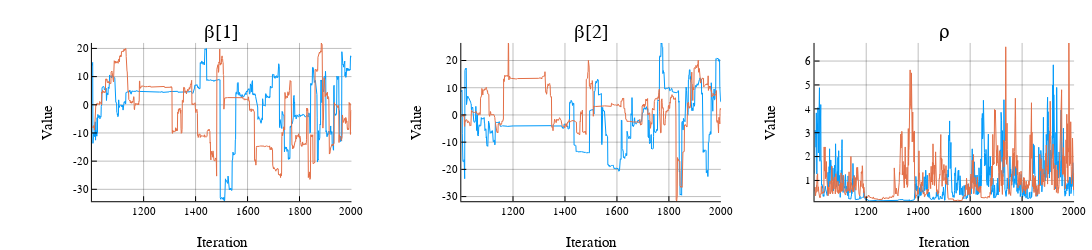
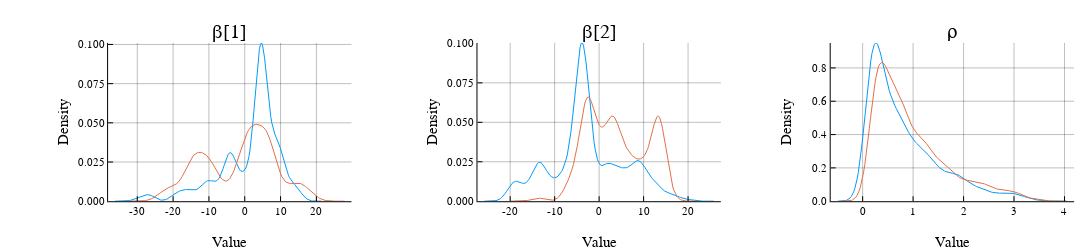

These figures' notebook cell, in order:
### Code cell
plot(sim)

### Figure 1 — Plotly figure (JSON) as saved in the notebook; plotly's stock layout.template omitted (floating-point values rounded to 4 significant figures; data arrays with more than 128 entries replaced by an {"elided": "..."} marker saying what was removed)
{"data": [{"colorbar": {"title": ""}, "legendgroup": "1", "line": {"color": "rgba(0, 154, 250, 1.000)", "dash": "solid", "shape": "linear", "width": 1}, "mode": "lines", "name": "1", "showlegend": true, "type": "scatter", "x": {"elided": "1000 int values"}, "xaxis": "x1", "y": {"elided": "1000 float values"}, "yaxis": "y1", "zmax": null, "zmin": null}, {"colorbar": {"title": ""}, "legendgroup": "2", "line": {"color": "rgba(227, 111, 71, 1.000)", "dash": "solid", "shape": "linear", "width": 1}, "mode": "lines", "name": "2", "showlegend": true, "type": "scatter", "x": {"elided": "1000 int values"}, "xaxis": "x1", "y": {"elided": "1000 float values"}, "yaxis": "y1", "zmax": null, "zmin": null}, {"colorbar": {"title": ""}, "legendgroup": "1", "line": {"color": "rgba(0, 154, 250, 1.000)", "dash": "solid", "shape": "linear", "width": 1}, "mode": "lines", "name": "1", "showlegend": true, "type": "scatter", "x": {"elided": "1000 int values"}, "xaxis": "x2", "y": {"elided": "1000 float values"}, "yaxis": "y2", "zmax": null, "zmin": null}, {"colorbar": {"title": ""}, "legendgroup": "2", "line": {"color": "rgba(227, 111, 71, 1.000)", "dash": "solid", "shape": "linear", "width": 1}, "mode": "lines", "name": "2", "showlegend": true, "type": "scatter", "x": {"elided": "1000 int values"}, "xaxis": "x2", "y": {"elided": "1000 float values"}, "yaxis": "y2", "zmax": null, "zmin": null}, {"colorbar": {"title": ""}, "legendgroup": "1", "line": {"color": "rgba(0, 154, 250, 1.000)", "dash": "solid", "shape": "linear", "width": 1}, "mode": "lines", "name": "1", "showlegend": true, "type": "scatter", "x": {"elided": "1000 int values"}, "xaxis": "x3", "y": {"elided": "1000 float values"}, "yaxis": "y3", "zmax": null, "zmin": null}, {"colorbar": {"title": ""}, "legendgroup": "2", "line": {"color": "rgba(227, 111, 71, 1.000)", "dash": "solid", "shape": "linear", "width": 1}, "mode": "lines", "name": "2", "showlegend": true, "type": "scatter", "x": {"elided": "1000 int values"}, "xaxis": "x3", "y": {"elided": "1000 float values"}, "yaxis": "y3", "zmax": null, "zmin": null}], "layout": {"annotations": [{"font": {"color": "rgba(0, 0, 0, 1.000)", "family": "sans-serif", "size": 20}, "rotation": 0, "showarrow": false, "text": "β[1]", "x": 0.203, "xanchor": "center", "xref": "paper", "y": 1, "yanchor": "top", "yref": "paper"}, {"font": {"color": "rgba(0, 0, 0, 1.000)", "family": "sans-serif", "size": 20}, "rotation": 0, "showarrow": false, "text": "β[2]", "x": 0.5413, "xanchor": "center", "xref": "paper", "y": 1, "yanchor": "top", "yref": "paper"}, {"font": {"color": "rgba(0, 0, 0, 1.000)", "family": "sans-serif", "size": 20}, "rotation": 0, "showarrow": false, "text": "ρ", "x": 0.8647, "xanchor": "center", "xref": "paper", "y": 1, "yanchor": "top", "yref": "paper"}], "height": 250, "margin": {"b": 20, "l": 0, "r": 0, "t": 20}, "paper_bgcolor": "rgba(255, 255, 255, 1.000)", "plot_bgcolor": "rgba(255, 255, 255, 1.000)", "showlegend": false, "width": 1200, "xaxis1": {"anchor": "y1", "domain": [0.08417, 0.3219], "gridcolor": "rgba(0, 0, 0, 0.500)", "gridwidth": 0.5, "linecolor": "rgba(0, 0, 0, 1.000)", "mirror": false, "range": [1001, 2000], "showgrid": true, "showline": true, "showticklabels": true, "tickangle": 0, "tickcolor": "rgb(0, 0, 0)", "tickfont": {"color": "rgba(0, 0, 0, 1.000)", "family": "sans-serif", "size": 11}, "tickmode": "array", "ticks": "inside", "ticktext": ["1200", "1400", "1600", "1800", "2000"], "tickvals": [1200, 1400, 1600, 1800, 2000], "title": "Iteration\n", "titlefont": {"color": "rgba(0, 0, 0, 1.000)", "family": "sans-serif", "size": 15}, "type": "-", "visible": true, "zeroline": false, "zerolinecolor": "rgba(0, 0, 0, 1.000)"}, "xaxis2": {"anchor": "y2", "domain": [0.4224, 0.6601], "gridcolor": "rgba(0, 0, 0, 0.500)", "gridwidth": 0.5, "linecolor": "rgba(0, 0, 0, 1.000)", "mirror": false, "range": [1001, 2000], "showgrid": true, "showline": true, "showticklabels": true, "tickangle": 0, "tickcolor": "rgb(0, 0, 0)", "tickfont": {"color": "rgba(0, 0, 0, 1.000)", "family": "sans-serif", "size": 11}, "tickmode": "array", "ticks": "inside", "ticktext": ["1200", "1400", "1600", "1800", "2000"], "tickvals": [1200, 1400, 1600, 1800, 2000], "title": "Iteration\n", "titlefont": {"color": "rgba(0, 0, 0, 1.000)", "family": "sans-serif", "size": 15}, "type": "-", "visible": true, "zeroline": false, "zerolinecolor": "rgba(0, 0, 0, 1.000)"}, "xaxis3": {"anchor": "y3", "domain": [0.7459, 0.9836], "gridcolor": "rgba(0, 0, 0, 0.500)", "gridwidth": 0.5, "linecolor": "rgba(0, 0, 0, 1.000)", "mirror": false, "range": [1001, 2000], "showgrid": true, "showline": true, "showticklabels": true, "tickangle": 0, "tickcolor": "rgb(0, 0, 0)", "tickfont": {"color": "rgba(0, 0, 0, 1.000)", "family": "sans-serif", "size": 11}, "tickmode": "array", "ticks": "inside", "ticktext": ["1200", "1400", "1600", "1800", "2000"], "tickvals": [1200, 1400, 1600, 1800, 2000], "title": "Iteration\n", "titlefont": {"color": "rgba(0, 0, 0, 1.000)", "family": "sans-serif", "size": 15}, "type": "-", "visible": true, "zeroline": false, "zerolinecolor": "rgba(0, 0, 0, 1.000)"}, "yaxis1": {"anchor": "x1", "domain": [0.1371, 0.8907], "gridcolor": "rgba(0, 0, 0, 0.500)", "gridwidth": 0.5, "linecolor": "rgba(0, 0, 0, 1.000)", "mirror": false, "range": [-34.22, 21.94], "showgrid": true, "showline": true, "showticklabels": true, "tickangle": 0, "tickcolor": "rgb(0, 0, 0)", "tickfont": {"color": "rgba(0, 0, 0, 1.000)", "family": "sans-serif", "size": 11}, "tickmode": "array", "ticks": "inside", "ticktext": ["-30", "-20", "-10", "0", "10", "20"], "tickvals": [-30, -20, -10, 0, 10, 20], "title": "Value", "titlefont": {"color": "rgba(0, 0, 0, 1.000)", "family": "sans-serif", "size": 15}, "type": "-", "visible": true, "zeroline": false, "zerolinecolor": "rgba(0, 0, 0, 1.000)"}, "yaxis2": {"anchor": "x2", "domain": [0.1371, 0.8907], "gridcolor": "rgba(0, 0, 0, 0.500)", "gridwidth": 0.5, "linecolor": "rgba(0, 0, 0, 1.000)", "mirror": false, "range": [-31.7, 26.45], "showgrid": true, "showline": true, "showticklabels": true, "tickangle": 0, "tickcolor": "rgb(0, 0, 0)", "tickfont": {"color": "rgba(0, 0, 0, 1.000)", "family": "sans-serif", "size": 11}, "tickmode": "array", "ticks": "inside", "ticktext": ["-30", "-20", "-10", "0", "10", "20"], "tickvals": [-30, -20, -10, 0, 10, 20], "title": "Value", "titlefont": {"color": "rgba(0, 0, 0, 1.000)", "family": "sans-serif", "size": 15}, "type": "-", "visible": true, "zeroline": false, "zerolinecolor": "rgba(0, 0, 0, 1.000)"}, "yaxis3": {"anchor": "x3", "domain": [0.1371, 0.8907], "gridcolor": "rgba(0, 0, 0, 0.500)", "gridwidth": 0.5, "linecolor": "rgba(0, 0, 0, 1.000)", "mirror": false, "range": [0.1309, 6.758], "showgrid": true, "showline": true, "showticklabels": true, "tickangle": 0, "tickcolor": "rgb(0, 0, 0)", "tickfont": {"color": "rgba(0, 0, 0, 1.000)", "family": "sans-serif", "size": 11}, "tickmode": "array", "ticks": "inside", "ticktext": ["1", "2", "3", "4", "5", "6"], "tickvals": [1, 2, 3, 4, 5, 6], "title": "Value", "titlefont": {"color": "rgba(0, 0, 0, 1.000)", "family": "sans-serif", "size": 15}, "type": "-", "visible": true, "zeroline": false, "zerolinecolor": "rgba(0, 0, 0, 1.000)"}}}

### Figure 2 — Plotly figure (JSON) as saved in the notebook; plotly's stock layout.template omitted (floating-point values rounded to 4 significant figures; data arrays with more than 128 entries replaced by an {"elided": "..."} marker saying what was removed)
{"data": [{"colorbar": {"title": ""}, "legendgroup": "1", "line": {"color": "rgba(0, 154, 250, 1.000)", "dash": "solid", "shape": "linear", "width": 1}, "mode": "lines", "name": "1", "showlegend": true, "type": "scatter", "x": {"elided": "200 float values"}, "xaxis": "x1", "y": {"elided": "200 float values"}, "yaxis": "y1", "zmax": null, "zmin": null}, {"colorbar": {"title": ""}, "legendgroup": "2", "line": {"color": "rgba(227, 111, 71, 1.000)", "dash": "solid", "shape": "linear", "width": 1}, "mode": "lines", "name": "2", "showlegend": true, "type": "scatter", "x": {"elided": "200 float values"}, "xaxis": "x1", "y": {"elided": "200 float values"}, "yaxis": "y1", "zmax": null, "zmin": null}, {"colorbar": {"title": ""}, "legendgroup": "1", "line": {"color": "rgba(0, 154, 250, 1.000)", "dash": "solid", "shape": "linear", "width": 1}, "mode": "lines", "name": "1", "showlegend": true, "type": "scatter", "x": {"elided": "200 float values"}, "xaxis": "x2", "y": {"elided": "200 float values"}, "yaxis": "y2", "zmax": null, "zmin": null}, {"colorbar": {"title": ""}, "legendgroup": "2", "line": {"color": "rgba(227, 111, 71, 1.000)", "dash": "solid", "shape": "linear", "width": 1}, "mode": "lines", "name": "2", "showlegend": true, "type": "scatter", "x": {"elided": "200 float values"}, "xaxis": "x2", "y": {"elided": "200 float values"}, "yaxis": "y2", "zmax": null, "zmin": null}, {"colorbar": {"title": ""}, "legendgroup": "1", "line": {"color": "rgba(0, 154, 250, 1.000)", "dash": "solid", "shape": "linear", "width": 1}, "mode": "lines", "name": "1", "showlegend": true, "type": "scatter", "x": {"elided": "200 float values"}, "xaxis": "x3", "y": {"elided": "200 float values"}, "yaxis": "y3", "zmax": null, "zmin": null}, {"colorbar": {"title": ""}, "legendgroup": "2", "line": {"color": "rgba(227, 111, 71, 1.000)", "dash": "solid", "shape": "linear", "width": 1}, "mode": "lines", "name": "2", "showlegend": true, "type": "scatter", "x": {"elided": "200 float values"}, "xaxis": "x3", "y": {"elided": "200 float values"}, "yaxis": "y3", "zmax": null, "zmin": null}], "layout": {"annotations": [{"font": {"color": "rgba(0, 0, 0, 1.000)", "family": "sans-serif", "size": 20}, "rotation": 0, "showarrow": false, "text": "β[1]", "x": 0.2104, "xanchor": "center", "xref": "paper", "y": 1, "yanchor": "top", "yref": "paper"}, {"font": {"color": "rgba(0, 0, 0, 1.000)", "family": "sans-serif", "size": 20}, "rotation": 0, "showarrow": false, "text": "β[2]", "x": 0.5487, "xanchor": "center", "xref": "paper", "y": 1, "yanchor": "top", "yref": "paper"}, {"font": {"color": "rgba(0, 0, 0, 1.000)", "family": "sans-serif", "size": 20}, "rotation": 0, "showarrow": false, "text": "ρ", "x": 0.8722, "xanchor": "center", "xref": "paper", "y": 1, "yanchor": "top", "yref": "paper"}], "height": 250, "margin": {"b": 20, "l": 0, "r": 0, "t": 20}, "paper_bgcolor": "rgba(255, 255, 255, 1.000)", "plot_bgcolor": "rgba(255, 255, 255, 1.000)", "showlegend": false, "width": 1200, "xaxis1": {"anchor": "y1", "domain": [0.09898, 0.3219], "gridcolor": "rgba(0, 0, 0, 0.500)", "gridwidth": 0.5, "linecolor": "rgba(0, 0, 0, 1.000)", "mirror": false, "range": [-38.15, 29.8], "showgrid": true, "showline": true, "showticklabels": true, "tickangle": 0, "tickcolor": "rgb(0, 0, 0)", "tickfont": {"color": "rgba(0, 0, 0, 1.000)", "family": "sans-serif", "size": 11}, "tickmode": "array", "ticks": "inside", "ticktext": ["-30", "-20", "-10", "0", "10", "20"], "tickvals": [-30, -20, -10, 0, 10, 20], "title": "Value\n", "titlefont": {"color": "rgba(0, 0, 0, 1.000)", "family": "sans-serif", "size": 15}, "type": "-", "visible": true, "zeroline": false, "zerolinecolor": "rgba(0, 0, 0, 1.000)"}, "xaxis2": {"anchor": "y2", "domain": [0.4373, 0.6601], "gridcolor": "rgba(0, 0, 0, 0.500)", "gridwidth": 0.5, "linecolor": "rgba(0, 0, 0, 1.000)", "mirror": false, "range": [-27.35, 27.38], "showgrid": true, "showline": true, "showticklabels": true, "tickangle": 0, "tickcolor": "rgb(0, 0, 0)", "tickfont": {"color": "rgba(0, 0, 0, 1.000)", "family": "sans-serif", "size": 11}, "tickmode": "array", "ticks": "inside", "ticktext": ["-20", "-10", "0", "10", "20"], "tickvals": [-20, -10, 0, 10, 20], "title": "Value\n", "titlefont": {"color": "rgba(0, 0, 0, 1.000)", "family": "sans-serif", "size": 15}, "type": "-", "visible": true, "zeroline": false, "zerolinecolor": "rgba(0, 0, 0, 1.000)"}, "xaxis3": {"anchor": "y3", "domain": [0.7607, 0.9836], "gridcolor": "rgba(0, 0, 0, 0.500)", "gridwidth": 0.5, "linecolor": "rgba(0, 0, 0, 1.000)", "mirror": false, "range": [-0.6332, 4.19], "showgrid": true, "showline": true, "showticklabels": true, "tickangle": 0, "tickcolor": "rgb(0, 0, 0)", "tickfont": {"color": "rgba(0, 0, 0, 1.000)", "family": "sans-serif", "size": 11}, "tickmode": "array", "ticks": "inside", "ticktext": ["0", "1", "2", "3", "4"], "tickvals": [0, 1, 2, 3, 4], "title": "Value\n", "titlefont": {"color": "rgba(0, 0, 0, 1.000)", "family": "sans-serif", "size": 15}, "type": "-", "visible": true, "zeroline": false, "zerolinecolor": "rgba(0, 0, 0, 1.000)"}, "yaxis1": {"anchor": "x1", "domain": [0.1371, 0.8907], "gridcolor": "rgba(0, 0, 0, 0.500)", "gridwidth": 0.5, "linecolor": "rgba(0, 0, 0, 1.000)", "mirror": false, "range": [0, 0.101], "showgrid": true, "showline": true, "showticklabels": true, "tickangle": 0, "tickcolor": "rgb(0, 0, 0)", "tickfont": {"color": "rgba(0, 0, 0, 1.000)", "family": "sans-serif", "size": 11}, "tickmode": "array", "ticks": "inside", "ticktext": ["0.000", "0.025", "0.050", "0.075", "0.100"], "tickvals": [0, 0.025, 0.05, 0.075, 0.1], "title": "Density", "titlefont": {"color": "rgba(0, 0, 0, 1.000)", "family": "sans-serif", "size": 15}, "type": "-", "visible": true, "zeroline": false, "zerolinecolor": "rgba(0, 0, 0, 1.000)"}, "yaxis2": {"anchor": "x2", "domain": [0.1371, 0.8907], "gridcolor": "rgba(0, 0, 0, 0.500)", "gridwidth": 0.5, "linecolor": "rgba(0, 0, 0, 1.000)", "mirror": false, "range": [0, 0.1003], "showgrid": true, "showline": true, "showticklabels": true, "tickangle": 0, "tickcolor": "rgb(0, 0, 0)", "tickfont": {"color": "rgba(0, 0, 0, 1.000)", "family": "sans-serif", "size": 11}, "tickmode": "array", "ticks": "inside", "ticktext": ["0.000", "0.025", "0.050", "0.075", "0.100"], "tickvals": [0, 0.025, 0.05, 0.075, 0.1], "title": "Density", "titlefont": {"color": "rgba(0, 0, 0, 1.000)", "family": "sans-serif", "size": 15}, "type": "-", "visible": true, "zeroline": false, "zerolinecolor": "rgba(0, 0, 0, 1.000)"}, "yaxis3": {"anchor": "x3", "domain": [0.1371, 0.8907], "gridcolor": "rgba(0, 0, 0, 0.500)", "gridwidth": 0.5, "linecolor": "rgba(0, 0, 0, 1.000)", "mirror": false, "range": [0, 0.9498], "showgrid": true, "showline": true, "showticklabels": true, "tickangle": 0, "tickcolor": "rgb(0, 0, 0)", "tickfont": {"color": "rgba(0, 0, 0, 1.000)", "family": "sans-serif", "size": 11}, "tickmode": "array", "ticks": "inside", "ticktext": ["0.0", "0.2", "0.4", "0.6", "0.8"], "tickvals": [0, 0.2, 0.4, 0.6, 0.8], "title": "Density", "titlefont": {"color": "rgba(0, 0, 0, 1.000)", "family": "sans-serif", "size": 15}, "type": "-", "visible": true, "zeroline": false, "zerolinecolor": "rgba(0, 0, 0, 1.000)"}}}
